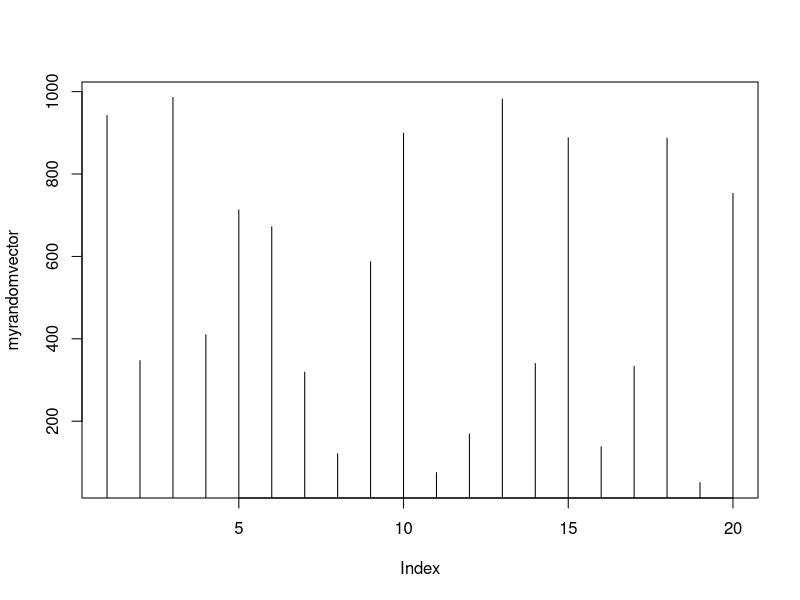
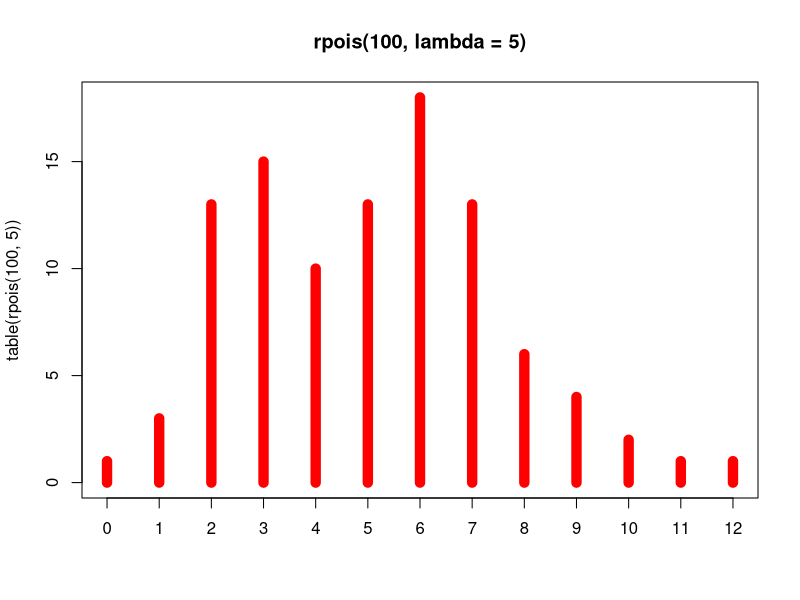

Source code (R) for these figures, in order:
# let's write the script
myvector=c(1,2,3,4,5,6,7,8,9,10)
a=sum(myvector)
b=mean(myvector)
c=IQR(myvector)
d=(summary(myvector))
a
b
c
d
myrandomvector=sample(1:1000,20)
plot(myrandomvector,type="h")
plot(table(rpois(100, 5)), type = "h", col = "red", lwd = 10,
     main = "rpois(100, lambda = 5)")